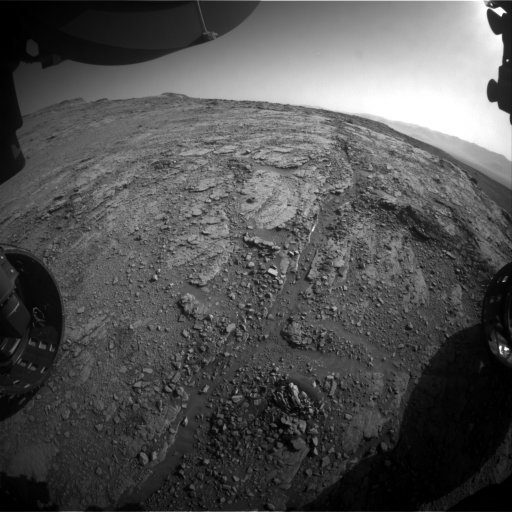
#> input picture data/training/mars_000.jpg, 1024 x 1024 px (shown at 1/2 size)
$ python dev_image_loader.py
#> lines starting #> are read from the running program, lines starting #| are printed output that depends on the picture
import os
from PIL import Image
import numpy as np
import lodgepole.image_tools as lit

# The examples are pulled from images taken by the Mars Curiosity Rover.
# https://mars.nasa.gov/msl/multimedia/

training_path = os.path.join("data", "training")
tuning_path = os.path.join("data", "tuning")
evaluation_path = os.path.join("data", "evaluation")

switch_probability = 1 / 100

def load_image(path, imagename, patch_size):
#> called with path = 'data/training', imagename = 'mars_000.jpg', patch_size = 10
    img = np.asarray(Image.open(os.path.join(path, imagename))) / 255

    # Convert color images to grayscale
    if len(img.shape) == 3:
        img = lit.rgb2gray_approx(img)

    n_rows, n_cols = img.shape
#> n_rows = 1024; n_cols = 1024
    assert len(img.shape) == 2
    assert n_rows > patch_size
    assert n_cols > patch_size

    # Pad out to a multiple of patch_size
    n_rows_pad = int(np.ceil(n_rows / patch_size)) * patch_size
#> n_rows_pad = 1030
    n_cols_pad = int(np.ceil(n_cols / patch_size)) * patch_size
#> n_cols_pad = 1030

    padded = np.pad(img, ((0, n_rows_pad - n_rows), (0, n_cols_pad - n_cols)))
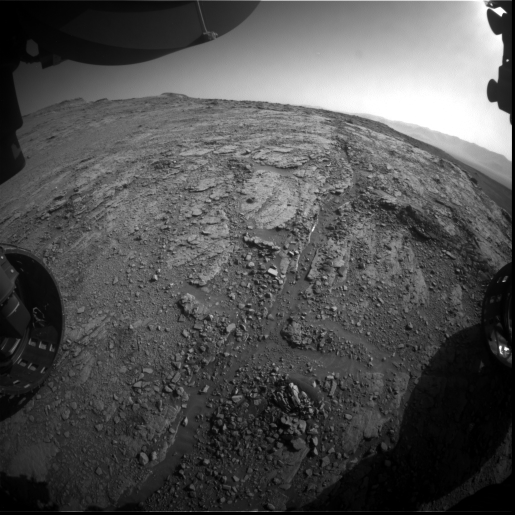
#> padded: shape (1030, 1030) float64 (shown at 1/2 size); min 0, max 1, mean 0.317

    assert np.sum(np.isnan(padded)) == 0

    return padded


def pre_load(patch_size):
    training_images = []
    tuning_images = []
    evaluation_images = []
    for path, imagelist in zip(
        (training_path, tuning_path, evaluation_path),
        (training_images, tuning_images, evaluation_images)
    ):
#> (the run stopped early here; a loop or call above may not have finished)
